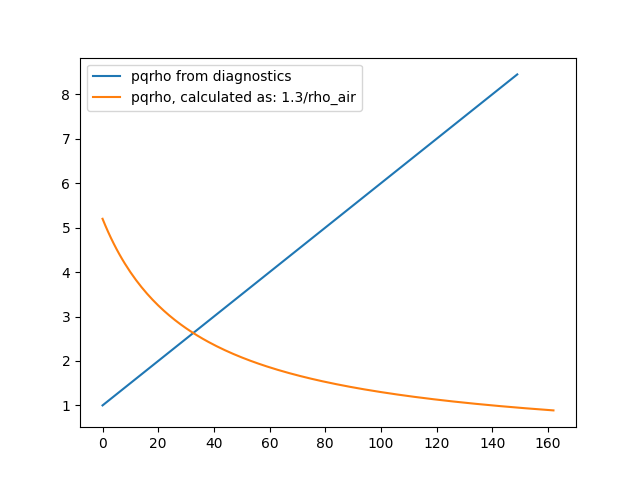

Reproduce this figure in Python.
import numpy as np
import matplotlib.pyplot as plt

rho_inv  = np.arange(1., 8.5, 0.05)
plt.plot(rho_inv, label='pqrho from diagnostics')

rho_air  = np.arange(0.25,1.47,0.0075)
rho_inv_air = 1.3 / rho_air
plt.plot(rho_inv_air, label='pqrho, calculated as: 1.3/rho_air')

plt.legend()

plt.show()
